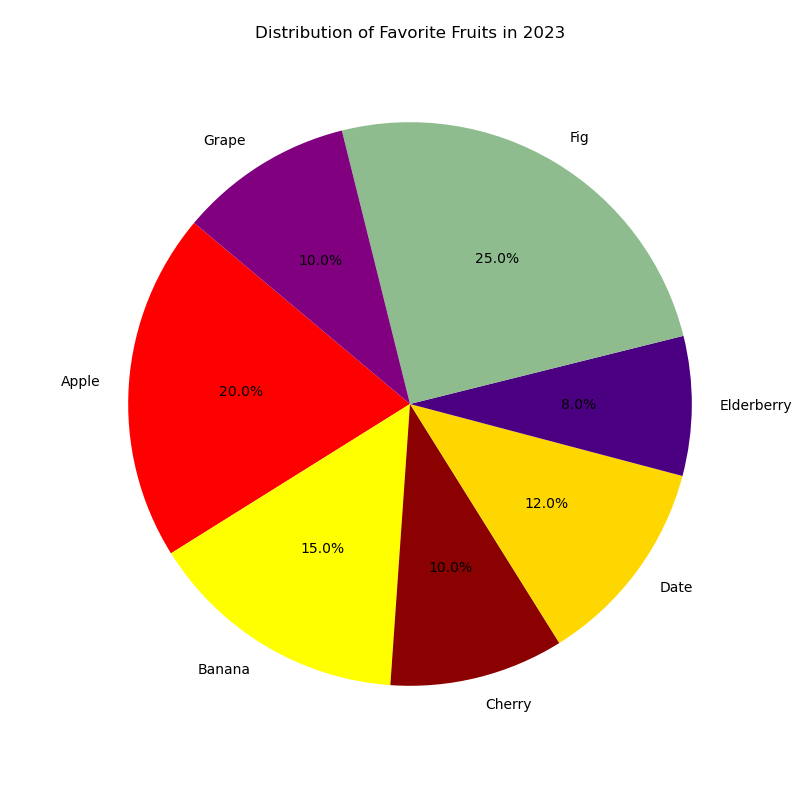

The Python source for this figure:

import matplotlib.pyplot as plt

# Data for the chart
fruits = ['Apple', 'Banana', 'Cherry', 'Date', 'Elderberry', 'Fig', 'Grape']
percentages = [20, 15, 10, 12, 8, 25, 10]
colors = ['#FF0000', '#FFFF00', '#8B0000', '#FFD700', '#4B0082', '#8FBC8F', '#800080']

# Create a pie chart
plt.figure(figsize=(8, 8))  # Set the width and height of the chart
plt.pie(percentages, labels=fruits, autopct='%1.1f%%', colors=colors, startangle=140)

plt.title('Distribution of Favorite Fruits in 2023', y=1.08)  # Change the headline to match the topic and adjust the position
plt.axis('equal')  # Equal aspect ratio ensures that pie is drawn as a circle.

# Display the chart
plt.show()
